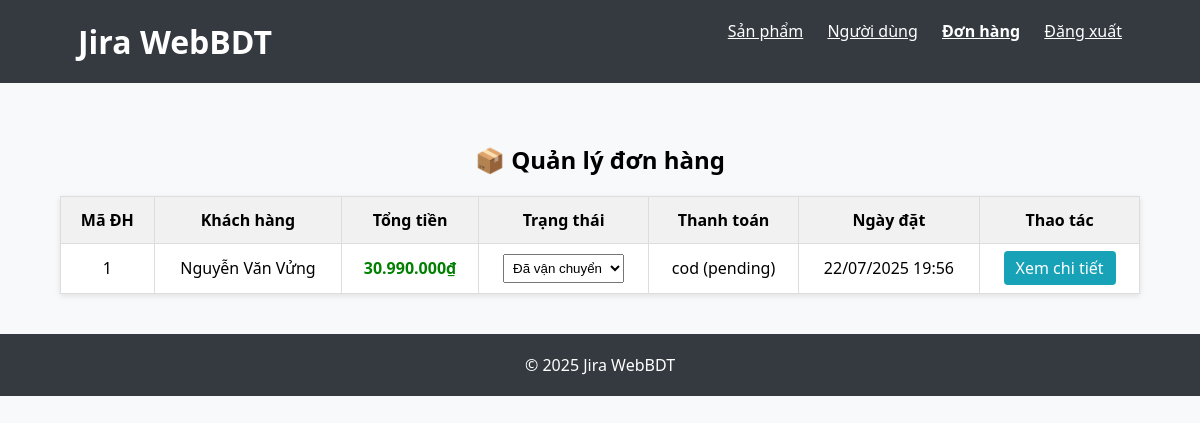
/admin/manage_orders.php (signed in), run on an earlier commit of the app's database.
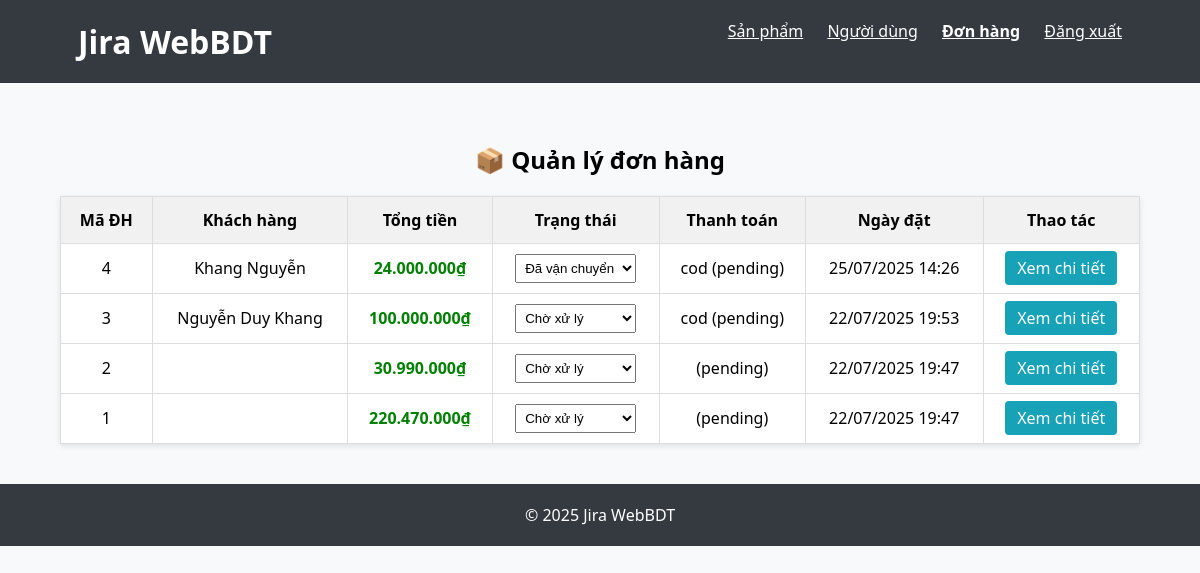
And on a later commit of the database.
### tables this page shows
CREATE TABLE `orders` (
  `id` int(11) NOT NULL,
  `user_id` int(11) DEFAULT NULL,
  `customer_name` varchar(100) NOT NULL,
  `customer_email` varchar(100) DEFAULT NULL,
  `customer_phone` varchar(20) NOT NULL,
  `shipping_address` mediumtext NOT NULL,
  `total_amount` decimal(12,2) NOT NULL,
  `order_status` enum('pending','processing','shipped','delivered','cancelled') DEFAULT 'pending',
  `payment_method` varchar(50) DEFAULT NULL,
  `payment_status` enum('pending','paid','failed') DEFAULT 'pending',
  `created_at` datetime DEFAULT current_timestamp(),
  `updated_at` datetime DEFAULT current_timestamp() ON UPDATE current_timestamp()
);

### admin/manage_orders.php (the view, shortened to what this page needs)
<?php
require_once '../includes/db.php';
$result_orders = $conn->query("SELECT id, customer_name, total_amount, order_status, payment_method, payment_status, created_at FROM orders ORDER BY created_at DESC");
?>
<!DOCTYPE html>
<html lang="vi">
<head>
</head>
<body style="font-family: 'Segoe UI', Tahoma, sans-serif; margin: 0; background: #f8f9fa;">
    <header style="background-color: #343a40; color: #fff; padding: 20px;">
        <div style="width: 90%; max-width: 1200px; margin: 0 auto; display: flex; justify-content: space-between;">
            <h1 style="margin: 0;"><a href="../index.php" style="color: white; text-decoration: none;">Jira WebBDT</a>
            </h1>
            <nav>
                <a href="manage_products.php" style="color: white; margin-left: 20px;">Sản phẩm</a>
                <a href="manage_users.php" style="color: white; margin-left: 20px;">Người dùng</a>
                <a href="manage_orders.php" style="color: white; margin-left: 20px; font-weight: bold;">Đơn hàng</a>
                <a href="../logout.php" style="color: white; margin-left: 20px;">Đăng xuất</a>
            </nav>
        </div>
    </header>
    <main style="padding: 40px 0; width: 90%; max-width: 1200px; margin: 0 auto;">
        <h2 style="text-align: center;">📦 Quản lý đơn hàng</h2>
        <?php if ($result_orders->num_rows > 0): ?>
            <table
                style="width: 100%; border-collapse: collapse; background-color: white; box-shadow: 0 2px 6px rgba(0,0,0,0.1);">
                <thead style="background-color: #f1f1f1;">
                    <tr>
                        <th style="padding: 12px; border: 1px solid #ddd;">Mã ĐH</th>
                        <th style="padding: 12px; border: 1px solid #ddd;">Khách hàng</th>
                        <th style="padding: 12px; border: 1px solid #ddd;">Tổng tiền</th>
                        <th style="padding: 12px; border: 1px solid #ddd;">Trạng thái</th>
                        <th style="padding: 12px; border: 1px solid #ddd;">Thanh toán</th>
                        <th style="padding: 12px; border: 1px solid #ddd;">Ngày đặt</th>
                        <th style="padding: 12px; border: 1px solid #ddd;">Thao tác</th>
                    </tr>
                </thead>
                <tbody>
                    <?php while ($order = $result_orders->fetch_assoc()): ?>
                        <tr style="text-align: center;">
                            <td style="padding: 10px; border: 1px solid #ddd;"><?= $order['id'] ?></td>
                            <td style="padding: 10px; border: 1px solid #ddd;"><?= htmlspecialchars($order['customer_name']) ?>
                            </td>
                            <td style="padding: 10px; border: 1px solid #ddd; color: green; font-weight: bold;">
                                <?= number_format($order['total_amount'], 0, ',', '.') ?>₫</td>
                            <td style="padding: 10px; border: 1px solid #ddd;">
                                <form method="post" action="manage_orders.php" style="margin: 0;">
                                    <select name="new_status" onchange="this.form.submit()" style="padding: 5px;">
                                        <option value="pending" <?= $order['order_status'] == 'pending' ? 'selected' : '' ?>>Chờ xử
                                            lý</option>
                                        <option value="shipped" <?= $order['order_status'] == 'shipped' ? 'selected' : '' ?>>Đã vận
                                            chuyển</option>
                                    </select>
                                </form>
                            </td>
                            <td style="padding: 10px; border: 1px solid #ddd;">
                                <?= $order['payment_method'] ?> (<?= $order['payment_status'] ?>)
                            </td>
                            <td style="padding: 10px; border: 1px solid #ddd;">
                                <?= date('d/m/Y H:i', strtotime($order['created_at'])) ?></td>
                            <td style="padding: 10px; border: 1px solid #ddd;">
                                <a href="view_order_detail.php?id=<?= $order['id'] ?>"
                                    style="background-color: #17a2b8; color: white; padding: 6px 12px; border-radius: 4px; text-decoration: none;">Xem
                                    chi tiết</a>
                            </td>
                        </tr>
                    <?php endwhile; ?>
                </tbody>
            </table>
        <?php else: ?>
            <p style="text-align: center; margin-top: 30px;">Không có đơn hàng nào.</p>
        <?php endif; ?>
    </main>
    <footer style="background-color: #343a40; color: white; text-align: center; padding: 20px 0;">
        <p style="margin: 0;">© <?= date('Y') ?> Jira WebBDT</p>
    </footer>
</body>
</html>

What changed in the data, as far as the page shows it:
added orders: id "4", customer_name "Khang Nguyễn", total_amount "24.000.000", new_status "Đã vận chuyển", payment_method "cod", payment_status "pending", created_at "25/07/2025 14:26"
added orders: id "3", customer_name "Nguyễn Duy Khang", total_amount "100.000.000", new_status "Chờ xử lý", payment_method "cod", payment_status "pending", created_at "22/07/2025 19:53"
added orders: id "2", total_amount "30.990.000", new_status "Chờ xử lý", payment_status "pending", created_at "22/07/2025 19:47"
changed orders id 1: total_amount "30.990.000" → "220.470.000"; new_status "Đã vận chuyển" → "Chờ xử lý"; created_at "22/07/2025 19:56" → "22/07/2025 19:47"; customer_name "Nguyễn Văn Vửng" → (not shown); payment_method "cod" → (not shown)
